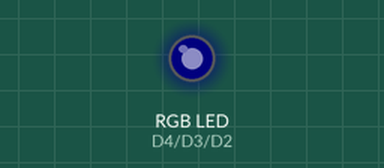
Recording of a sketch running on a simulated ESP8266 (NodeMCU). Shown: an RGB LED mixed from three pins (HIGH = lit). Dim RGB values are drawn brighter than linear.

Above: at 0.05 s.
At 2.15 s:
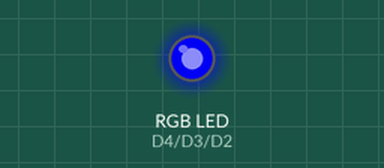
At 3.75 s:
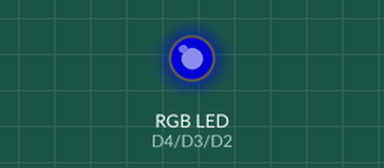
At 7.45 s:
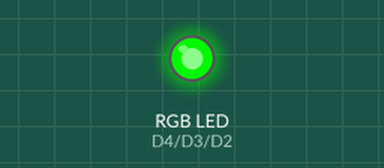
At 11.75 s:
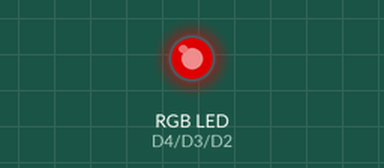
At 14.85 s:
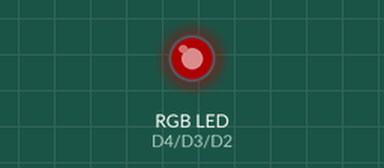
Timing chart, 0 to 21.3 s (numbered marks = the images above):
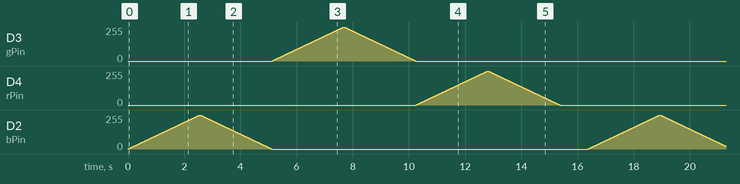

The sketch:

rgb-led.ino
```cpp
int bPin = D2;
int gPin = D3;
int rPin = D4;

void setup() {
  pinMode(bPin, OUTPUT);
  pinMode(gPin, OUTPUT);
  pinMode(rPin, OUTPUT);
}

void loop() {
  int delay_in_milliseconds = 10;

  // blink(bPin, delay_in_milliseconds);
  // blink(gPin, delay_in_milliseconds);
  // blink(rPin, delay_in_milliseconds);
  fade(bPin, delay_in_milliseconds);
  fade(gPin, delay_in_milliseconds);
  fade(rPin, delay_in_milliseconds);

  delay(1000);
}

void blink(int pin, int delay_in_milliseconds) {
  digitalWrite(pin, HIGH);
  delay(delay_in_milliseconds);
  digitalWrite(pin, LOW);
  delay(delay_in_milliseconds);
}

void fade(int pin, int delay_in_milliseconds) {
  for(int brightness = 0; brightness < 256; brightness++) {
    analogWrite(pin, brightness);
    delay(delay_in_milliseconds);
  }

  for(int brightness = 255; brightness >= 0; brightness--) {
    analogWrite(pin, brightness);
    delay(delay_in_milliseconds);
  }
}
```
